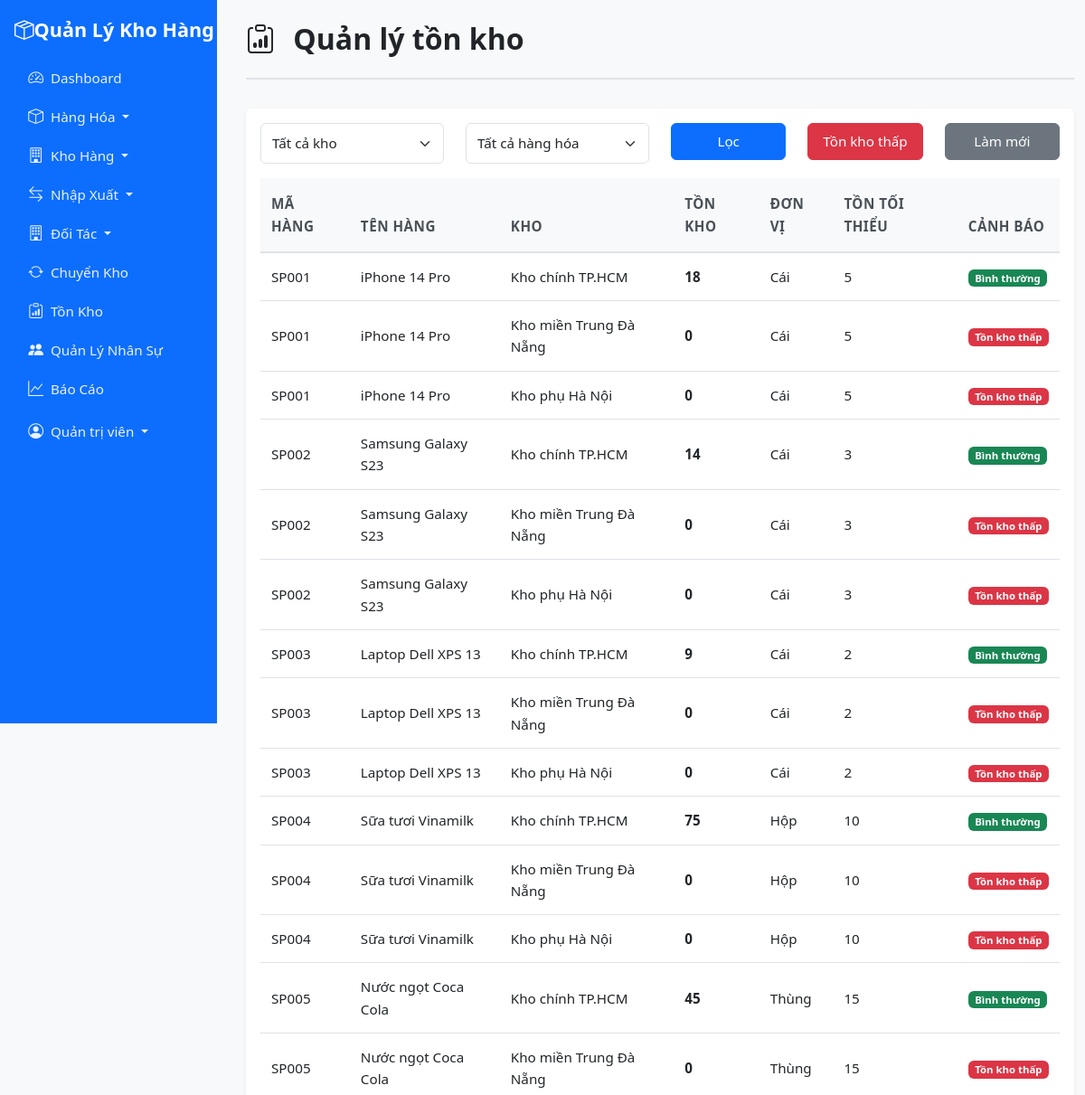
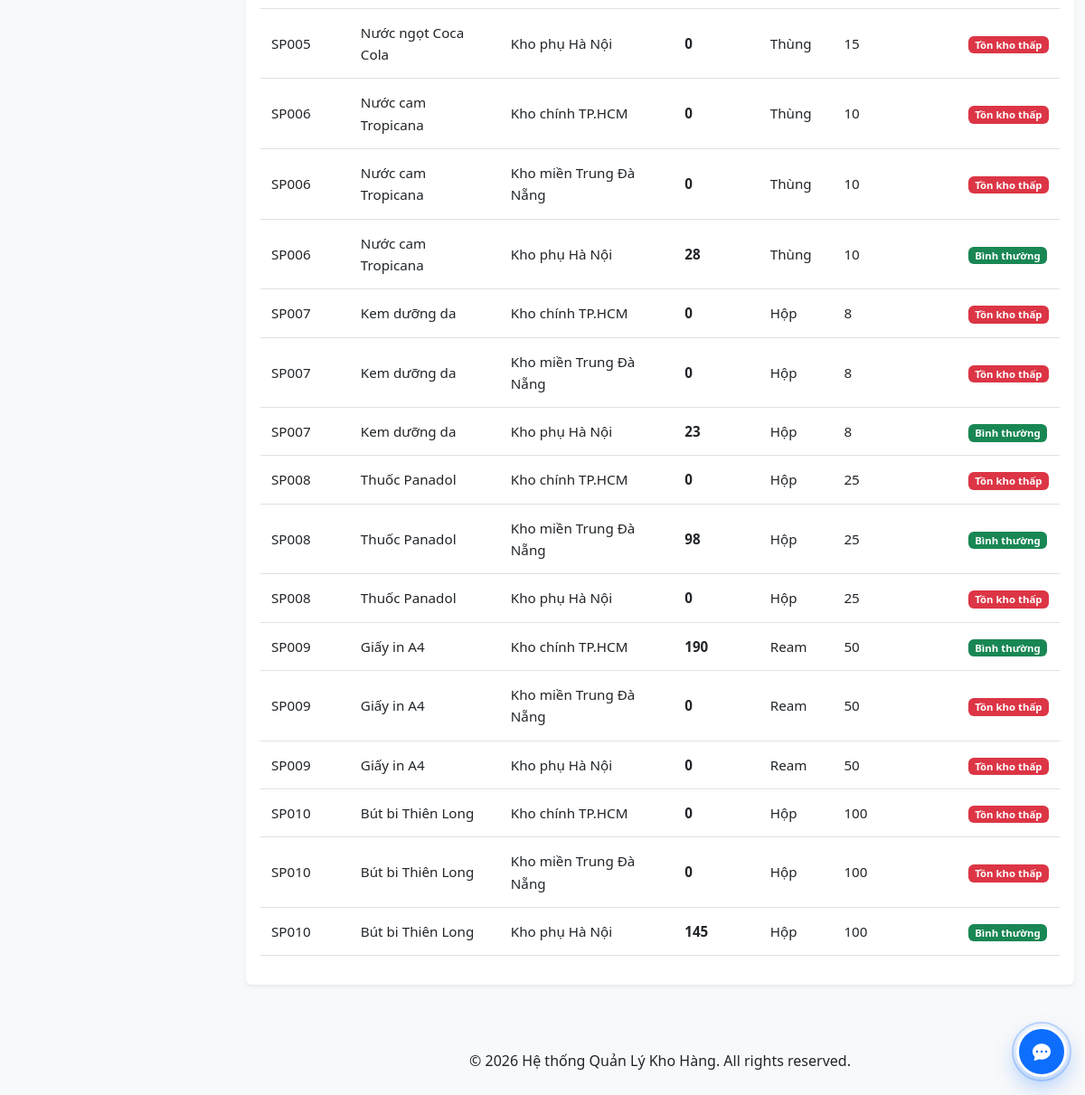
The app's page /modules/inventory/index.php (signed in) with its own data (2 pictures, top to bottom).
### tables this page shows
CREATE TABLE `items` (
  `id` int(11) NOT NULL,
  `code` varchar(50) NOT NULL,
  `name` varchar(200) NOT NULL,
  `group_id` int(11) DEFAULT NULL,
  `unit` varchar(50) NOT NULL,
  `has_expiry` tinyint(1) DEFAULT 0,
  `min_stock` int(11) DEFAULT 0,
  `description` text DEFAULT NULL,
  `status` tinyint(1) DEFAULT 1,
  `created_at` timestamp NOT NULL DEFAULT current_timestamp(),
  `updated_at` timestamp NOT NULL DEFAULT current_timestamp() ON UPDATE current_timestamp()
);

CREATE TABLE `warehouses` (
  `id` int(11) NOT NULL,
  `code` varchar(50) NOT NULL,
  `name` varchar(100) NOT NULL,
  `address` text DEFAULT NULL,
  `latitude` decimal(10,7) DEFAULT NULL,
  `longitude` decimal(10,7) DEFAULT NULL,
  `manager_id` int(11) DEFAULT NULL,
  `status` tinyint(1) DEFAULT 1,
  `created_at` timestamp NOT NULL DEFAULT current_timestamp()
);

### config/config.php (called while the page is built, shortened)
<?php
function formatNumber($number) {
    return number_format($number, 0, ',', '.');
}
?>

### modules/inventory/index.php (the view, shortened to what this page needs)
<?php
require_once '../../config/config.php';
$db = getDB();
$query = "SELECT i.id, i.code, i.name, i.unit, i.min_stock,
    COALESCE(SUM(inv.quantity), 0) as total_quantity,
    w.id as warehouse_id, w.name as warehouse_name
    FROM items i
    CROSS JOIN warehouses w
    LEFT JOIN inventory inv ON i.id = inv.item_id AND w.id = inv.warehouse_id
    WHERE i.status = 1 AND w.status = 1";
$params = [];
$query .= " GROUP BY i.id, w.id";
$query .= " ORDER BY i.code, w.name";
$stmt = $db->prepare($query);
$stmt->execute($params);
$inventory = $stmt->fetchAll();
include '../../includes/header.php';
?>
<div class="container-fluid mt-4">
    <div class="page-header">
        <h1><i class="bi bi-clipboard-data"></i> Quản lý tồn kho</h1>
    </div>
    <div class="card">
        <div class="card-body">
            <form method="GET" class="mb-3">
                <div class="row">
                    <div class="col-md-3">
                        <select class="form-select" name="warehouse_id">
                            <option value="">Tất cả kho</option>
                        </select>
                    </div>
                    <div class="col-md-3">
                        <select class="form-select" name="item_id">
                            <option value="">Tất cả hàng hóa</option>
                        </select>
                    </div>
                    <div class="col-md-2">
                        <button type="submit" class="btn btn-primary w-100">Lọc</button>
                    </div>
                    <div class="col-md-2">
                        <a href="index.php?filter=low_stock" class="btn btn-danger w-100">Tồn kho thấp</a>
                    </div>
                    <div class="col-md-2">
                        <a href="index.php" class="btn btn-secondary w-100">Làm mới</a>
                    </div>
                </div>
            </form>
            <div class="table-responsive">
                <table class="table">
                    <thead>
                        <tr>
                            <th>Mã hàng</th>
                            <th>Tên hàng</th>
                            <th>Kho</th>
                            <th>Tồn kho</th>
                            <th>Đơn vị</th>
                            <th>Tồn tối thiểu</th>
                            <th>Cảnh báo</th>
                        </tr>
                    </thead>
                    <tbody>
                        <?php foreach ($inventory as $inv): ?>
                        <tr>
                            <td><?php echo htmlspecialchars($inv['code']); ?></td>
                            <td><?php echo htmlspecialchars($inv['name']); ?></td>
                            <td><?php echo htmlspecialchars($inv['warehouse_name']); ?></td>
                            <td>
                                <strong><?php echo formatNumber($inv['total_quantity']); ?></strong>
                            </td>
                            <td><?php echo htmlspecialchars($inv['unit']); ?></td>
                            <td><?php echo formatNumber($inv['min_stock']); ?></td>
                            <td>
                                <?php if ($inv['total_quantity'] < $inv['min_stock']): ?>
                                    <span class="badge bg-danger">Tồn kho thấp</span>
                                <?php elseif ($inv['total_quantity'] == 0): ?>
                                    <span class="badge bg-warning">Hết hàng</span>
                                <?php else: ?>
                                    <span class="badge bg-success">Bình thường</span>
                                <?php endif; ?>
                            </td>
                        </tr>
                        <?php endforeach; ?>
                    </tbody>
                </table>
            </div>
        </div>
    </div>
</div>
<?php include '../../includes/footer.php'; ?>

### assets/css/style.css (style rules this page uses)
:root { --primary-color: #0d6efd; --secondary-color: #6c757d; --success-color: #198754; --danger-color: #dc3545; --warning-color: #ffc107; --info-color: #0dcaf0; }
body { font-family: 'Segoe UI', Tahoma, Geneva, Verdana, sans-serif; background-color: #f8f9fa; font-size: 1rem; line-height: 1.6; }
@media (min-width: 992px) { body.has-sidebar { padding-left: 260px; } }
.card { border: none; box-shadow: 0 0.125rem 0.25rem rgba(0, 0, 0, 0.075); margin-bottom: 1.5rem; }
.table { background-color: #fff; }
.table thead th { background-color: #f8f9fa; border-bottom: 2px solid #dee2e6; font-weight: 600; font-size: 0.95rem; padding: 1rem 0.75rem; text-transform: uppercase; letter-spacing: 0.5px; color: #495057; }
.table tbody td { padding: 0.875rem 0.75rem; font-size: 0.95rem; vertical-align: middle; }
.badge { padding: 0.35em 0.65em; }
.page-header { margin-bottom: 2rem; padding-bottom: 1rem; border-bottom: 2px solid #dee2e6; }
.page-header h1 { margin-bottom: 0.5rem; font-size: 2rem; font-weight: 600; color: #212529; }
.page-header h1 i { margin-right: 0.75rem; font-size: 2rem; }
h1, h2, h3, h4, h5, h6 { font-weight: 600; color: #212529; }
h1 { font-size: 2rem; }
.btn { font-weight: 500; padding: 0.5rem 1rem; font-size: 0.95rem; }
.form-control, .form-select { font-size: 0.95rem; padding: 0.625rem 0.75rem; }

### records on screen
items: code "SP001", name "iPhone 14 Pro", warehouses.name "Kho chính TP.HCM", total_quantity "18", unit "Cái", min_stock "5", shows "Bình thường", warehouses.name "Kho miền Trung Đà Nẵng", total_quantity "0", warehouses.name "Kho phụ Hà Nội"
items: code "SP002", name "Samsung Galaxy S23", warehouses.name "Kho chính TP.HCM", total_quantity "14", unit "Cái", min_stock "3", shows "Bình thường", warehouses.name "Kho miền Trung Đà Nẵng", total_quantity "0", warehouses.name "Kho phụ Hà Nội"
items: code "SP003", name "Laptop Dell XPS 13", warehouses.name "Kho chính TP.HCM", total_quantity "9", unit "Cái", min_stock "2", shows "Bình thường", warehouses.name "Kho miền Trung Đà Nẵng", total_quantity "0", warehouses.name "Kho phụ Hà Nội"
items: code "SP004", name "Sữa tươi Vinamilk", warehouses.name "Kho chính TP.HCM", total_quantity "75", unit "Hộp", min_stock "10", shows "Bình thường", warehouses.name "Kho miền Trung Đà Nẵng", total_quantity "0", warehouses.name "Kho phụ Hà Nội"
items: code "SP005", name "Nước ngọt Coca Cola", warehouses.name "Kho chính TP.HCM", total_quantity "45", unit "Thùng", min_stock "15", shows "Bình thường", warehouses.name "Kho miền Trung Đà Nẵng", total_quantity "0", warehouses.name "Kho phụ Hà Nội"
items: code "SP006", name "Nước cam Tropicana", warehouses.name "Kho chính TP.HCM", total_quantity "0", unit "Thùng", min_stock "10", shows "Tồn kho thấp", warehouses.name "Kho miền Trung Đà Nẵng", warehouses.name "Kho phụ Hà Nội", total_quantity "28"
items: code "SP007", name "Kem dưỡng da", warehouses.name "Kho chính TP.HCM", total_quantity "0", unit "Hộp", min_stock "8", shows "Tồn kho thấp", warehouses.name "Kho miền Trung Đà Nẵng", warehouses.name "Kho phụ Hà Nội", total_quantity "23"
items: code "SP008", name "Thuốc Panadol", warehouses.name "Kho chính TP.HCM", total_quantity "0", unit "Hộp", min_stock "25", shows "Tồn kho thấp", warehouses.name "Kho miền Trung Đà Nẵng", total_quantity "98", warehouses.name "Kho phụ Hà Nội"
items: code "SP009", name "Giấy in A4", warehouses.name "Kho chính TP.HCM", total_quantity "190", unit "Ream", min_stock "50", shows "Bình thường", warehouses.name "Kho miền Trung Đà Nẵng", total_quantity "0", warehouses.name "Kho phụ Hà Nội"
items: code "SP010", name "Bút bi Thiên Long", warehouses.name "Kho chính TP.HCM", total_quantity "0", unit "Hộp", min_stock "100", shows "Tồn kho thấp", warehouses.name "Kho miền Trung Đà Nẵng", warehouses.name "Kho phụ Hà Nội", total_quantity "145"

### other values on screen
$_SESSION['full_name'] "Quản trị viên"
